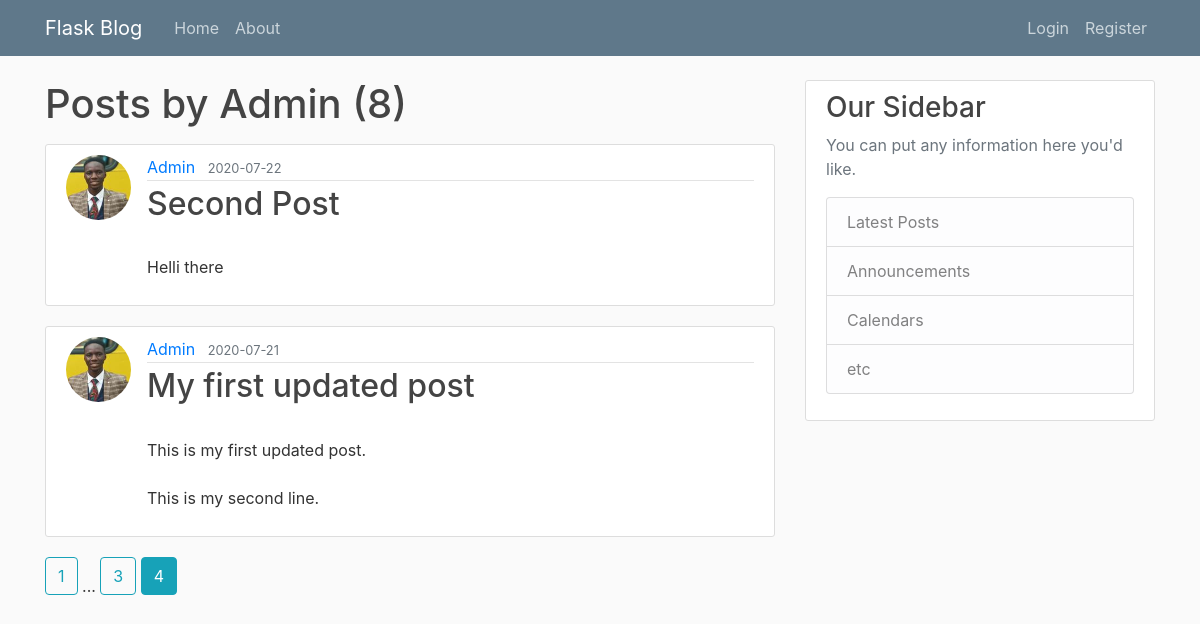
/user/Admin?page=4, run on the app's committed database.
### flaskblog/models.py (models this page shows, shortened)
class User(db.Model, UserMixin):
    id = db.Column(db.Integer, primary_key = True)
    username = db.Column(db.String(20), unique = True, nullable = False)
    email = db.Column(db.String(120), unique = True, nullable = False)
    image_file = db.Column(db.String(20), nullable = False, default = 'default.jpg')
    password = db.Column(db.String(60),  nullable = False)
    posts = db.relationship('Post', backref='author', lazy = True)

class Post(db.Model):
    id = db.Column(db.Integer, primary_key = True)
    title = db.Column(db.String(100), nullable=False)
    date_posted = db.Column(db.DateTime, nullable=False, default=datetime.utcnow)
    content = db.Column(db.Text, nullable = False)
    user_id = db.Column(db.Integer, db.ForeignKey('user.id'), nullable=False)

### flaskblog/users/routes.py (the view)
@users.route("/user/<string:username>")
def user_posts(username):
    page = request.args.get('page', 1, type=int)
    user = User.query.filter_by(username=username).first_or_404()
    posts = Post.query.filter_by(author=user).order_by(Post.date_posted.desc()).paginate(page=page, per_page=2)
    return render_template('user_posts.html', posts=posts, user=user)

### flaskblog/templates/user_posts.html
{% extends 'layout.html' %}
{% block content %}
<h1 class="mb-3">
    Posts by {{user.username}} ({{ posts.total}})
</h1>
    {% for post in posts.items %}
        <article class="media content-section">
            <img class="rounded-circle article-img" src="{{ url_for('static', filename='profile_pics/' + post.author.image_file ) }}">
            <div class="media-body">
                <div class="article-metadata">
                    <a class="mr-2" href="{{url_for('users.user_posts', username=post.author.username)}}">
                        {{ post.author.username }}
                    </a>
                    <small class="text-muted">
                        {{ post.date_posted.strftime('%Y-%m-%d')}}
                    </small>
                </div>
                <h2>
                    <a class="article-title" href="{{ url_for('posts.post', post_id=post.id) }}">
                        {{ post.title }}
                    </a>
                </h2>
                <p class="article-content">
                    {{ post.content }}
                </p>
            </div>
        </article>
    {%endfor%}
    {% for page_num in posts.iter_pages(left_edge=1, right_edge=1, left_current=1, right_current=2) %}
        {% if page_num %}
            {% if posts.page == page_num %}
                <a class="btn btn-info mb-4 "href="{{url_for('users.user_posts', username=user.username, page=page_num)}}">
                    {{ page_num }}</a>
            {% else %}
            <a class="btn btn-outline-info mb-4 "href="{{url_for('users.user_posts', username=user.username, page=page_num)}}">
                {{ page_num }}</a>
            {% endif %}
            {% else %}
                ...
        {% endif %}
    {% endfor %}
{% endblock content %}

### flaskblog/static/css/main.css (style rules this page uses)
body { background: #fafafa; color: #333333; margin-top: 5rem; }
h1, h2, h3, h4, h5, h6 { color: #444444; }
.content-section { background: #ffffff; padding: 10px 20px; border: 1px solid #dddddd; border-radius: 3px; margin-bottom: 20px; }
.article-title { color: #444444; }
.article-content { white-space: pre-line; }
.article-img { height: 65px; width: 65px; margin-right: 16px; }
.article-metadata { padding-bottom: 1px; margin-bottom: 4px; border-bottom: 1px solid #e3e3e3 }

### data on the page
User: username "Admin"
Post: image_file (picture), author.username "Admin", date_posted "2020-07-22", title "Second Post", content "Helli there"
Post: image_file (picture), author.username "Admin", date_posted "2020-07-21", title "My first updated post", content "This is my first updated post. This is my second line."

### other printed values
{{ posts.total }} "8"
{{ page_num }} "1" "3"
{{ page_num }} "4"
